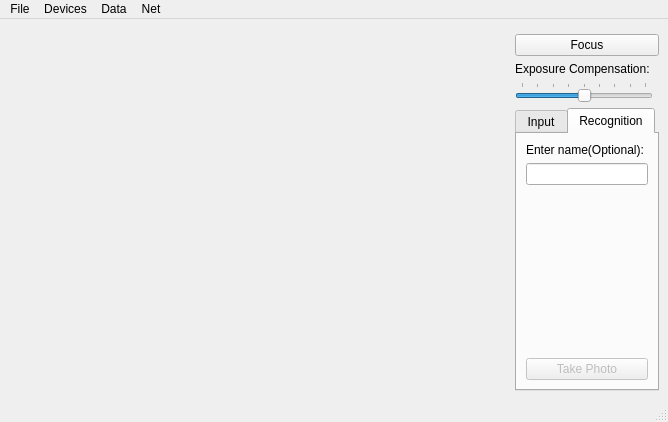
<?xml version="1.0" encoding="UTF-8"?>
<ui version="4.0">
 <class>Camera</class>
 <widget class="QMainWindow" name="Camera">
  <property name="geometry">
   <rect>
    <x>0</x>
    <y>0</y>
    <width>668</width>
    <height>422</height>
   </rect>
  </property>
  <property name="windowTitle">
   <string>Face-Recognition-Camera</string>
  </property>
  <widget class="QWidget" name="centralwidget">
   <layout class="QGridLayout" name="gridLayout_3">
    <item row="0" column="0" rowspan="5">
     <widget class="QStackedWidget" name="stackedWidget">
      <property name="sizePolicy">
       <sizepolicy hsizetype="Preferred" vsizetype="Preferred">
        <horstretch>1</horstretch>
        <verstretch>0</verstretch>
       </sizepolicy>
      </property>
      <property name="palette">
       <palette>
        <active>
         <colorrole role="Base">
          <brush brushstyle="SolidPattern">
           <color alpha="255">
            <red>255</red>
            <green>255</green>
            <blue>255</blue>
           </color>
          </brush>
         </colorrole>
         <colorrole role="Window">
          <brush brushstyle="SolidPattern">
           <color alpha="255">
            <red>145</red>
            <green>145</green>
            <blue>145</blue>
           </color>
          </brush>
         </colorrole>
        </active>
        <inactive>
         <colorrole role="Base">
          <brush brushstyle="SolidPattern">
           <color alpha="255">
            <red>255</red>
            <green>255</green>
            <blue>255</blue>
           </color>
          </brush>
         </colorrole>
         <colorrole role="Window">
          <brush brushstyle="SolidPattern">
           <color alpha="255">
            <red>145</red>
            <green>145</green>
            <blue>145</blue>
           </color>
          </brush>
         </colorrole>
        </inactive>
        <disabled>
         <colorrole role="Base">
          <brush brushstyle="SolidPattern">
           <color alpha="255">
            <red>145</red>
            <green>145</green>
            <blue>145</blue>
           </color>
          </brush>
         </colorrole>
         <colorrole role="Window">
          <brush brushstyle="SolidPattern">
           <color alpha="255">
            <red>145</red>
            <green>145</green>
            <blue>145</blue>
           </color>
          </brush>
         </colorrole>
        </disabled>
       </palette>
      </property>
      <property name="currentIndex">
       <number>0</number>
      </property>
      <widget class="QWidget" name="viewfinderPage">
       <layout class="QGridLayout" name="gridLayout_5">
        <item row="0" column="0">
         <widget class="QCameraViewfinder" name="viewfinder" native="true"/>
        </item>
       </layout>
      </widget>
      <widget class="QWidget" name="previewPage">
       <layout class="QGridLayout" name="gridLayout_4">
        <item row="0" column="0">
         <widget class="QLabel" name="lastImagePreviewLabel">
          <property name="sizePolicy">
           <sizepolicy hsizetype="Preferred" vsizetype="MinimumExpanding">
            <horstretch>0</horstretch>
            <verstretch>0</verstretch>
           </sizepolicy>
          </property>
          <property name="frameShape">
           <enum>QFrame::Box</enum>
          </property>
          <property name="text">
           <string/>
          </property>
         </widget>
        </item>
       </layout>
      </widget>
     </widget>
    </item>
    <item row="1" column="1" colspan="2">
     <widget class="QPushButton" name="lockButton">
      <property name="text">
       <string>Focus</string>
      </property>
     </widget>
    </item>
    <item row="2" column="1">
     <widget class="QLabel" name="label">
      <property name="text">
       <string>Exposure Compensation:</string>
      </property>
     </widget>
    </item>
    <item row="3" column="1">
     <widget class="QSlider" name="exposureCompensation">
      <property name="minimum">
       <number>-4</number>
      </property>
      <property name="maximum">
       <number>4</number>
      </property>
      <property name="pageStep">
       <number>2</number>
      </property>
      <property name="orientation">
       <enum>Qt::Horizontal</enum>
      </property>
      <property name="tickPosition">
       <enum>QSlider::TicksAbove</enum>
      </property>
     </widget>
    </item>
    <item row="4" column="1" colspan="2">
     <widget class="QTabWidget" name="captureWidget">
      <property name="currentIndex">
       <number>1</number>
      </property>
      <widget class="QWidget" name="tab">
       <attribute name="title">
        <string>Input</string>
       </attribute>
       <layout class="QGridLayout" name="gridLayout_2">
        <item row="1" column="0">
         <widget class="QLineEdit" name="lineEdit">
          <property name="text">
           <string/>
          </property>
         </widget>
        </item>
        <item row="7" column="0">
         <widget class="QPushButton" name="takeImageButton_Input">
          <property name="text">
           <string>Take Photo</string>
          </property>
         </widget>
        </item>
        <item row="6" column="0">
         <widget class="QLabel" name="label_photoTimes">
          <property name="text">
           <string>Take photo 20 times</string>
          </property>
         </widget>
        </item>
        <item row="3" column="0">
         <widget class="QSpinBox" name="spinBox">
          <property name="minimum">
           <number>1</number>
          </property>
          <property name="maximum">
           <number>100000</number>
          </property>
          <property name="singleStep">
           <number>10</number>
          </property>
          <property name="value">
           <number>100</number>
          </property>
         </widget>
        </item>
        <item row="0" column="0">
         <widget class="QLabel" name="label_2">
          <property name="text">
           <string>User ID:</string>
          </property>
         </widget>
        </item>
        <item row="2" column="0">
         <widget class="QLabel" name="label_4">
          <property name="text">
           <string>Train Times:</string>
          </property>
         </widget>
        </item>
        <item row="5" column="0">
         <spacer name="verticalSpacer">
          <property name="orientation">
           <enum>Qt::Vertical</enum>
          </property>
          <property name="sizeHint" stdset="0">
           <size>
            <width>20</width>
            <height>40</height>
           </size>
          </property>
         </spacer>
        </item>
       </layout>
      </widget>
      <widget class="QWidget" name="tab_2">
       <attribute name="title">
        <string>Recognition</string>
       </attribute>
       <layout class="QGridLayout" name="gridLayout">
        <item row="0" column="0">
         <widget class="QLabel" name="label_3">
          <property name="text">
           <string>Enter name(Optional):</string>
          </property>
         </widget>
        </item>
        <item row="3" column="0">
         <widget class="QPushButton" name="takeImageButton_Rec">
          <property name="enabled">
           <bool>false</bool>
          </property>
          <property name="text">
           <string>Take Photo</string>
          </property>
         </widget>
        </item>
        <item row="1" column="0">
         <widget class="QLineEdit" name="lineEdit_2"/>
        </item>
        <item row="2" column="0">
         <spacer name="verticalSpacer_2">
          <property name="orientation">
           <enum>Qt::Vertical</enum>
          </property>
          <property name="sizeHint" stdset="0">
           <size>
            <width>20</width>
            <height>40</height>
           </size>
          </property>
         </spacer>
        </item>
       </layout>
      </widget>
     </widget>
    </item>
   </layout>
  </widget>
  <widget class="QMenuBar" name="menubar">
   <property name="geometry">
    <rect>
     <x>0</x>
     <y>0</y>
     <width>668</width>
     <height>22</height>
    </rect>
   </property>
   <widget class="QMenu" name="menuFile">
    <property name="title">
     <string>File</string>
    </property>
    <addaction name="separator"/>
    <addaction name="actionSettings"/>
    <addaction name="separator"/>
    <addaction name="actionExit"/>
    <addaction name="separator"/>
   </widget>
   <widget class="QMenu" name="menuDevices">
    <property name="title">
     <string>Devices</string>
    </property>
    <addaction name="actionStartCamera"/>
    <addaction name="actionStopCamera"/>
    <addaction name="separator"/>
   </widget>
   <widget class="QMenu" name="menuData">
    <property name="title">
     <string>Data</string>
    </property>
    <addaction name="actionOpen_data"/>
    <addaction name="actionInput_data"/>
   </widget>
   <widget class="QMenu" name="menuNet">
    <property name="title">
     <string>Net</string>
    </property>
    <addaction name="actionOpen_Net"/>
    <addaction name="actionSave_Net"/>
    <addaction name="separator"/>
    <addaction name="actionTraining"/>
   </widget>
   <addaction name="menuFile"/>
   <addaction name="menuDevices"/>
   <addaction name="menuData"/>
   <addaction name="menuNet"/>
  </widget>
  <widget class="QStatusBar" name="statusbar"/>
  <action name="actionExit">
   <property name="text">
    <string>Exit</string>
   </property>
  </action>
  <action name="actionStartCamera">
   <property name="text">
    <string>Start Camera</string>
   </property>
  </action>
  <action name="actionStopCamera">
   <property name="text">
    <string>Stop Camera</string>
   </property>
  </action>
  <action name="actionSettings">
   <property name="text">
    <string>Settings</string>
   </property>
  </action>
  <action name="actionOpen_Net">
   <property name="text">
    <string>Open Net</string>
   </property>
  </action>
  <action name="actionSave_Net">
   <property name="text">
    <string>Save Net</string>
   </property>
  </action>
  <action name="actionOpen_data">
   <property name="text">
    <string>Open data</string>
   </property>
  </action>
  <action name="actionInput_data">
   <property name="text">
    <string>Save data</string>
   </property>
  </action>
  <action name="actionTraining">
   <property name="text">
    <string>Training</string>
   </property>
  </action>
 </widget>
 <customwidgets>
  <customwidget>
   <class>QCameraViewfinder</class>
   <extends>QWidget</extends>
   <header>qcameraviewfinder.h</header>
   <container>1</container>
  </customwidget>
 </customwidgets>
 <resources/>
 <connections>
  <connection>
   <sender>actionExit</sender>
   <signal>triggered()</signal>
   <receiver>Camera</receiver>
   <slot>close()</slot>
   <hints>
    <hint type="sourcelabel">
     <x>-1</x>
     <y>-1</y>
    </hint>
    <hint type="destinationlabel">
     <x>154</x>
     <y>130</y>
    </hint>
   </hints>
  </connection>
  <connection>
   <sender>lockButton</sender>
   <signal>clicked()</signal>
   <receiver>Camera</receiver>
   <slot>toggleLock()</slot>
   <hints>
    <hint type="sourcelabel">
     <x>658</x>
     <y>75</y>
    </hint>
    <hint type="destinationlabel">
     <x>453</x>
     <y>119</y>
    </hint>
   </hints>
  </connection>
  <connection>
   <sender>exposureCompensation</sender>
   <signal>valueChanged(int)</signal>
   <receiver>Camera</receiver>
   <slot>setExposureCompensation(int)</slot>
   <hints>
    <hint type="sourcelabel">
     <x>559</x>
     <y>367</y>
    </hint>
    <hint type="destinationlabel">
     <x>665</x>
     <y>365</y>
    </hint>
   </hints>
  </connection>
  <connection>
   <sender>actionSettings</sender>
   <signal>triggered()</signal>
   <receiver>Camera</receiver>
   <slot>configureCaptureSettings()</slot>
   <hints>
    <hint type="sourcelabel">
     <x>-1</x>
     <y>-1</y>
    </hint>
    <hint type="destinationlabel">
     <x>333</x>
     <y>210</y>
    </hint>
   </hints>
  </connection>
  <connection>
   <sender>actionStartCamera</sender>
   <signal>triggered()</signal>
   <receiver>Camera</receiver>
   <slot>startCamera()</slot>
   <hints>
    <hint type="sourcelabel">
     <x>-1</x>
     <y>-1</y>
    </hint>
    <hint type="destinationlabel">
     <x>333</x>
     <y>210</y>
    </hint>
   </hints>
  </connection>
  <connection>
   <sender>actionStopCamera</sender>
   <signal>triggered()</signal>
   <receiver>Camera</receiver>
   <slot>stopCamera()</slot>
   <hints>
    <hint type="sourcelabel">
     <x>-1</x>
     <y>-1</y>
    </hint>
    <hint type="destinationlabel">
     <x>333</x>
     <y>210</y>
    </hint>
   </hints>
  </connection>
 </connections>
 <slots>
  <slot>record()</slot>
  <slot>pause()</slot>
  <slot>stop()</slot>
  <slot>enablePreview(bool)</slot>
  <slot>configureCaptureSettings()</slot>
  <slot>takeImage()</slot>
  <slot>startCamera()</slot>
  <slot>toggleLock()</slot>
  <slot>setMuted(bool)</slot>
  <slot>stopCamera()</slot>
  <slot>setExposureCompensation(int)</slot>
 </slots>
</ui>
